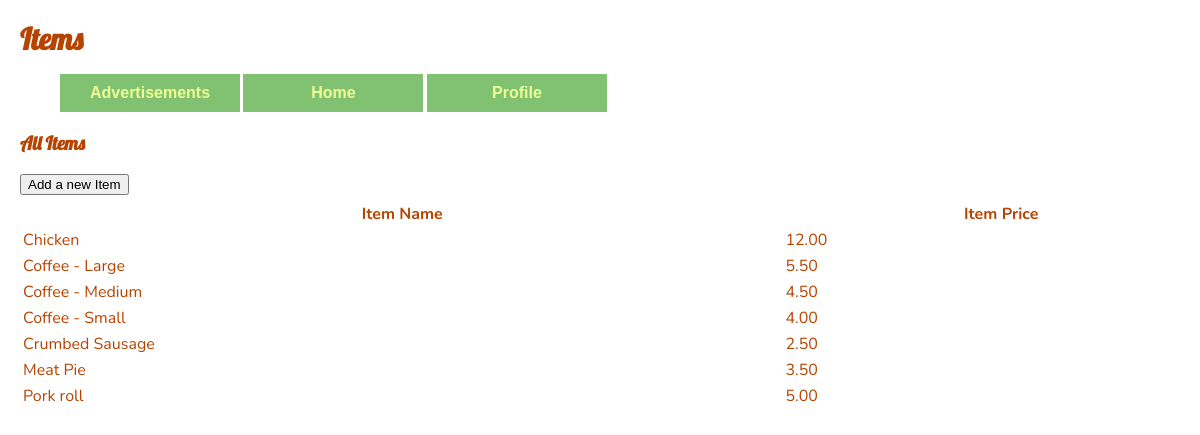
Page /items (signed in) on the earlier database version.
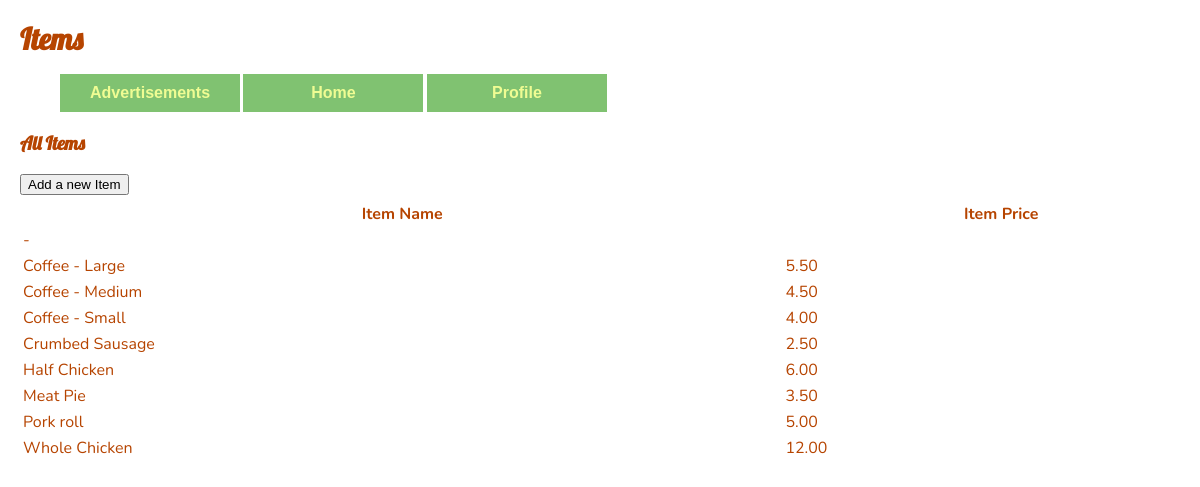
Same page on the later database version.
### website/models.py (models this page shows)
class Items(db.Model):
    itemID = db.Column(db.Integer, primary_key=True)
    itemName = db.Column(db.String(50), nullable=False)
    itemPrice = db.Column(db.String(50), nullable=False)
    itemSubitem = db.Column(db.String(120))
    primaryUserID = db.Column(db.Integer, db.ForeignKey('users.id', name='fk_items_users'))
    menuitems = db.relationship('MenuItems', back_populates='item')

### website/views.py (the view)
@views.route('/items')
@login_required
def items():
    user = current_user
    items = Items.query.filter_by(primaryUserID=user.id).order_by(asc(Items.itemName)).all()
    return render_template("Items.html", user=user, items=items)

### website/__init__.py (called while the page is built)
def create_app():
    app = Flask(__name__)
    app.config['SECRET_KEY'] = 'itAlwaysWorksInTheEnd'
    app.config['SQLALCHEMY_DATABASE_URI'] = f'sqlite:///{DB_NAME}'
    db.init_app(app)
    migrate.init_app(app, db)
    app.config['UPLOAD_FOLDER'] = UPLOAD_FOLDER
    from .views import views
    from .displays import displays
    from .auth import auth
    from .adsControl import adsControl
    app.register_blueprint(views, url_prefix='/')
    app.register_blueprint(displays, url_prefix='/')
    app.register_blueprint(auth, url_prefix='/')
    app.register_blueprint(adsControl, url_prefix='/')
    login_manager = LoginManager()
    login_manager.login_view = 'auth.login'
    login_manager.init_app(app)
    @login_manager.user_loader
    def load_user(id):
        from .models import Users
        return Users.query.get(int(id))
    return app

### website/templates/Items.html
{% extends "base.html" %} {% block title %}Items{% endblock %}
{% block content %}
    <div class="header" id="myHeader">
        <h2>Items</h2>
        <nav>
            <ul>
                <li><a href='/adsMedia'>Advertisements</a></li>
                <li><a href='/home'>Home</a></li>
                <li><a href='/profile'>Profile</a></li>
            </ul>
        </nav>
    </div>
    <div>
    <h3>All Items</h3>
        <button type="button" onclick="window.location.href='/itemAddNew';">Add a new Item</button>
        <table>
            <thead>
                <tr>
                <th>Item Name</th>
                <th>Item Price</th>
                </tr>
            </thead>
            <tbody>
            {% for item in items %}
                <tr onclick="window.location.href='/itemEdit/{{ item.itemID }}';" name="{{ item.itemID }}">
                    <td>{{ item.itemName }}</td>
                    <td>{{ item.itemPrice }}</td>
                </tr>
            {% endfor %}
            </tbody>
        </table>
    </div>
{% endblock %}

### website/templates/base.html (shortened to what this page needs)
<!DOCTYPE html>
<html lang="en">
<head>
    <link rel="stylesheet" href="{{ url_for('static', filename='style.css') }}">
    <link href="https://cdnjs.cloudflare.com/ajax/libs/select2/4.0.13/css/select2.min.css" rel="stylesheet" />
</head>
<body>
    {% block content %}
    {% endblock %}
</body>
</html>

### website/static/style.css (style rules this page uses)
body { background: #ffffff; width: 1200px; height: 680px; font-family: 'Lobster', sans-serif; font-size: 1rem; color: #b64400; margin: 20px; }
p, table { font-family: 'Nunito', sans-serif; font-size: 16px; margin-top: 5px; margin-bottom: 5px; padding-top: 0; }
table { width: 100%; }
h2 { font-size: 30px; margin-top: 2px; margin-bottom: 2px; }
nav ul li { display: inline-block; }
nav a { font-family: 'Orbitron', sans-serif; font-weight: bold; text-align: center; text-decoration: none; display: inline-block; padding: 10px 30px; width: 120px; }
nav a:link, nav a:visited { color: #EFFC93; background-color: #80C271; }

Differences in the rows shown:
added Items: itemName "-"
added Items: itemName "Half Chicken", itemPrice "6.00"
changed Items: itemName "Chicken" → "Whole Chicken"; moves down the list
